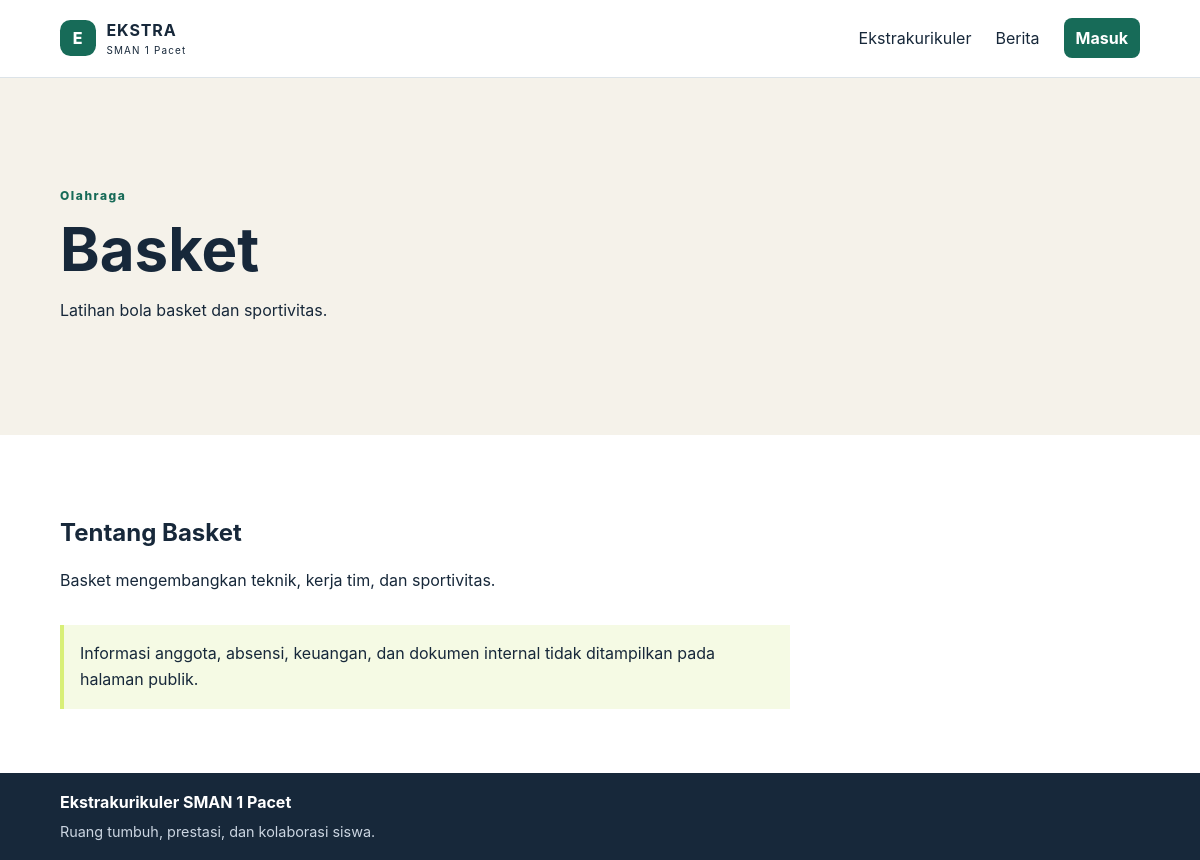
/ekstrakurikuler/basket, run on the app's committed database.
### tables this page shows
CREATE TABLE extracurriculars (id BIGINT UNSIGNED AUTO_INCREMENT PRIMARY KEY, group_id BIGINT UNSIGNED NOT NULL, name VARCHAR(150) NOT NULL, slug VARCHAR(160) NOT NULL UNIQUE, short_description VARCHAR(280) NOT NULL, description TEXT NOT NULL, status ENUM('active','inactive','archived') NOT NULL DEFAULT 'active', is_featured BOOLEAN NOT NULL DEFAULT FALSE, settings JSON NULL, created_at TIMESTAMP NOT NULL DEFAULT CURRENT_TIMESTAMP, updated_at TIMESTAMP NULL DEFAULT NULL ON UPDATE CURRENT_TIMESTAMP, CONSTRAINT fk_extra_group FOREIGN KEY(group_id) REFERENCES extracurricular_groups(id), INDEX idx_extra_public (status,is_featured,name));

CREATE TABLE extracurricular_groups (id BIGINT UNSIGNED AUTO_INCREMENT PRIMARY KEY, name VARCHAR(120) NOT NULL UNIQUE, description TEXT NULL, sort_order SMALLINT UNSIGNED NOT NULL DEFAULT 0);

### app/Core/View.php (called while the page is built, shortened)
<?php
final class View {
    public static function render(string $template, array $data = [], string $layout = 'public'): never {
        extract($data, EXTR_SKIP); ob_start(); require dirname(__DIR__, 2) . '/views/' . $template . '.php'; $content = ob_get_clean(); require dirname(__DIR__, 2) . '/views/layouts/' . $layout . '.php'; exit;
    }
    public static function e(?string $value): string { return htmlspecialchars((string)$value, ENT_QUOTES, 'UTF-8'); }
}

### app/Controllers/PublicController.php (called while the page is built, shortened)
<?php
final class PublicController {
    private ExtracurricularRepository $extras; private NewsRepository $news;
    public function __construct() {$db=App::container()->get(\App\Core\Database::class);$this->extras=new ExtracurricularRepository($db);$this->news=new NewsRepository($db);}
    public function showExtracurricular(Request $r,string $slug): never { $item=$this->extras->bySlug($slug); if(!$item){http_response_code(404);View::render('errors/404');} View::render('public/extracurricular-detail',compact('item')); }
}

### public/index.php (called while the page is built, shortened)
<?php
require dirname(__DIR__) . '/bootstrap.php';
$router = new Router();
$router->get('/', [PublicController::class, 'home']);
$router->get('/ekstrakurikuler', [PublicController::class, 'extracurriculars']);
$router->get('/ekstrakurikuler/{slug}', [PublicController::class, 'showExtracurricular']);
$router->get('/berita', [PublicController::class, 'news']);
$router->get('/berita/{slug}', [PublicController::class, 'showNews']);
$router->get('/login', [AuthController::class, 'showLogin']);
$router->post('/login', [AuthController::class, 'login']);
$router->post('/logout', [AuthController::class, 'logout']);
$router->get('/dashboard', [DashboardController::class, 'index']);
$router->get('/profil', [DashboardController::class, 'profile']);
$router->dispatch(App::request());

### bootstrap.php (called while the page is built, shortened)
<?php
spl_autoload_register(static function (string $class): void {
    $prefix = 'App\\';
    $file = __DIR__ . '/app/' . str_replace('\\', '/', substr($class, strlen($prefix))) . '.php';
});

### app/Core/App.php (called while the page is built, shortened)
<?php
final class App {
    private static Container $container;
    public static function boot(Container $container): void { self::$container = $container; }
    public static function container(): Container { return self::$container; }
}

### app/Core/Env.php (called while the page is built, shortened)
<?php
final class Env {
    public static function get(string $key, ?string $default = null): ?string { return $_ENV[$key] ?? getenv($key) ?: $default; }
}

### app/Core/Database.php (called while the page is built, shortened)
<?php
final class Database {
    private PDO $pdo;
    public function __construct() {
        $dsn = sprintf('mysql:host=%s;port=%s;dbname=%s;charset=utf8mb4', Env::get('DB_HOST', '127.0.0.1'), Env::get('DB_PORT', '3306'), Env::get('DB_DATABASE', 'ekstra_pacet'));
        $this->pdo = new PDO($dsn, Env::get('DB_USERNAME'), Env::get('DB_PASSWORD'), [PDO::ATTR_ERRMODE => PDO::ERRMODE_EXCEPTION, PDO::ATTR_DEFAULT_FETCH_MODE => PDO::FETCH_ASSOC, PDO::ATTR_EMULATE_PREPARES => false]);
    }
    public function pdo(): PDO { return $this->pdo; }
}

### app/Core/Container.php (called while the page is built, shortened)
<?php
final class Container {
    private array $entries = [];
    public function set(string $id, callable $factory): void { $this->entries[$id] = $factory; }
    public function get(string $id): object { return ($this->entries[$id])(); }
}

### app/Repositories/ExtracurricularRepository.php (called while the page is built, shortened)
<?php
final class ExtracurricularRepository {
    public function bySlug(string $slug): ?array { $s=$this->db->pdo()->prepare("SELECT e.*,g.name group_name,g.description group_description FROM extracurriculars e JOIN extracurricular_groups g ON g.id=e.group_id WHERE e.slug=? AND e.status='active'"); $s->execute([$slug]); return $s->fetch() ?: null; }
}

### app/Core/Request.php (called while the page is built, shortened)
<?php
final class Request {
    public function __construct() { $this->method = strtoupper($_SERVER['REQUEST_METHOD'] ?? 'GET'); $this->path = rtrim(parse_url($_SERVER['REQUEST_URI'] ?? '/', PHP_URL_PATH) ?: '/', '/') ?: '/'; }
}

### app/Services/Auth.php (called while the page is built, shortened)
<?php
final class Auth {
    public static function user(): ?array { Session::start(); return $_SESSION['user'] ?? null; }
}

### app/views/public/extracurricular-detail.php (the view)
<?php use App\Core\View; ?><section class="detail-hero"><p class="eyebrow"><?=View::e($item['group_name'])?></p><h1><?=View::e($item['name'])?></h1><p><?=View::e($item['short_description'])?></p></section><article class="article section"><h2>Tentang <?=View::e($item['name'])?></h2><p><?=nl2br(View::e($item['description']))?></p><aside class="notice">Informasi anggota, absensi, keuangan, dan dokumen internal tidak ditampilkan pada halaman publik.</aside></article>

### app/Core/Router.php (shortened to what this page needs)
<?php
final class Router {
    private array $routes = [];
    private function add(string $method, string $path, array $handler): void { $this->routes[] = compact('method', 'path', 'handler'); }
    public function dispatch(Request $request): never {
        foreach ($this->routes as $route) {
            $pattern = '#^' . preg_replace('#\\{([a-z_]+)\\}#', '(?P<$1>[a-z0-9-]+)', $route['path']) . '$#';
            if (preg_match($pattern, $request->path, $matches)) { $controller = new $route['handler'][0](); $method = $route['handler'][1]; $controller->$method($request, ...array_filter($matches, 'is_string', ARRAY_FILTER_USE_KEY)); }
        }
        http_response_code(404); View::render('errors/404'); exit;
    }
}

### app/views/layouts/public.php (shortened to what this page needs)
<!doctype html><html lang="id"><head><link rel="stylesheet" href="/assets/css/app.css"></head><body>
<header class="site-header"><a class="brand" href="/"><span class="brand-mark">E</span><span><strong>EKSTRA</strong><small>SMAN 1 Pacet</small></span></a><nav aria-label="Navigasi utama"><a href="/ekstrakurikuler">Ekstrakurikuler</a><a href="/berita">Berita</a><?php if(Auth::user()): ?><a class="button button-small" href="/dashboard">Dashboard</a><?php else: ?><a class="button button-small" href="/login">Masuk</a><?php endif; ?></nav></header>
<main><?= $content ?></main><footer><strong>Ekstrakurikuler SMAN 1 Pacet</strong><span>Ruang tumbuh, prestasi, dan kolaborasi siswa.</span></footer><script src="/assets/js/app.js"></script></body></html>

### public/assets/css/app.css (style rules this page uses)
:root { --ink:#17283a;--green:#176b58;--lime:#d8ef77;--sand:#f5f2ea;--muted:#64748b;--line:#dce3e8 }
* { box-sizing:border-box }
body { margin:0;font:16px/1.6 Inter,ui-sans-serif,system-ui,sans-serif;color:var(--ink);background:#fff }
a { color:inherit;text-decoration:none }
.site-header,footer { display:flex;justify-content:space-between;align-items:center;padding:1.1rem max(5vw,2rem) }
.site-header { border-bottom:1px solid var(--line) }
.site-header nav { display:flex;align-items:center;gap:1.5rem }
.brand { display:flex;gap:.65rem;align-items:center;letter-spacing:.06em }
.brand small { display:block;font-size:.62rem;letter-spacing:.12em }
.brand-mark { display:grid;place-items:center;width:2.25rem;height:2.25rem;border-radius:.65rem;background:var(--green);color:white;font-weight:800 }
.button { display:inline-block;background:var(--green);color:#fff;padding:.7rem 1rem;border:0;border-radius:.5rem;font-weight:700;cursor:pointer }
.button-small { padding:.45rem .75rem }
.hero,.detail-hero,.page-heading { padding:clamp(3rem,8vw,8rem) max(5vw,2rem);background:var(--sand) }
h1 { font-size:clamp(2.2rem,5vw,4.7rem);line-height:1.08;margin:.3rem 0 1rem;max-width:850px }
h2 { line-height:1.2 }
.eyebrow { color:var(--green);font-size:.75rem;font-weight:800;letter-spacing:.13em }
.section { padding:4rem max(5vw,2rem) }
.article { max-width:850px }
.notice { margin-top:2rem;padding:1rem;border-left:4px solid var(--lime);background:#f5fae4 }
footer { background:var(--ink);color:#fff;flex-direction:column;align-items:flex-start;gap:.25rem }
footer span { color:#cbd5e1;font-size:.9rem }

### data on the page
extracurriculars: group.name "Olahraga", name "Basket", short_description "Latihan bola basket dan sportivitas.", description "Basket mengembangkan teknik, kerja tim, dan sportivitas."
